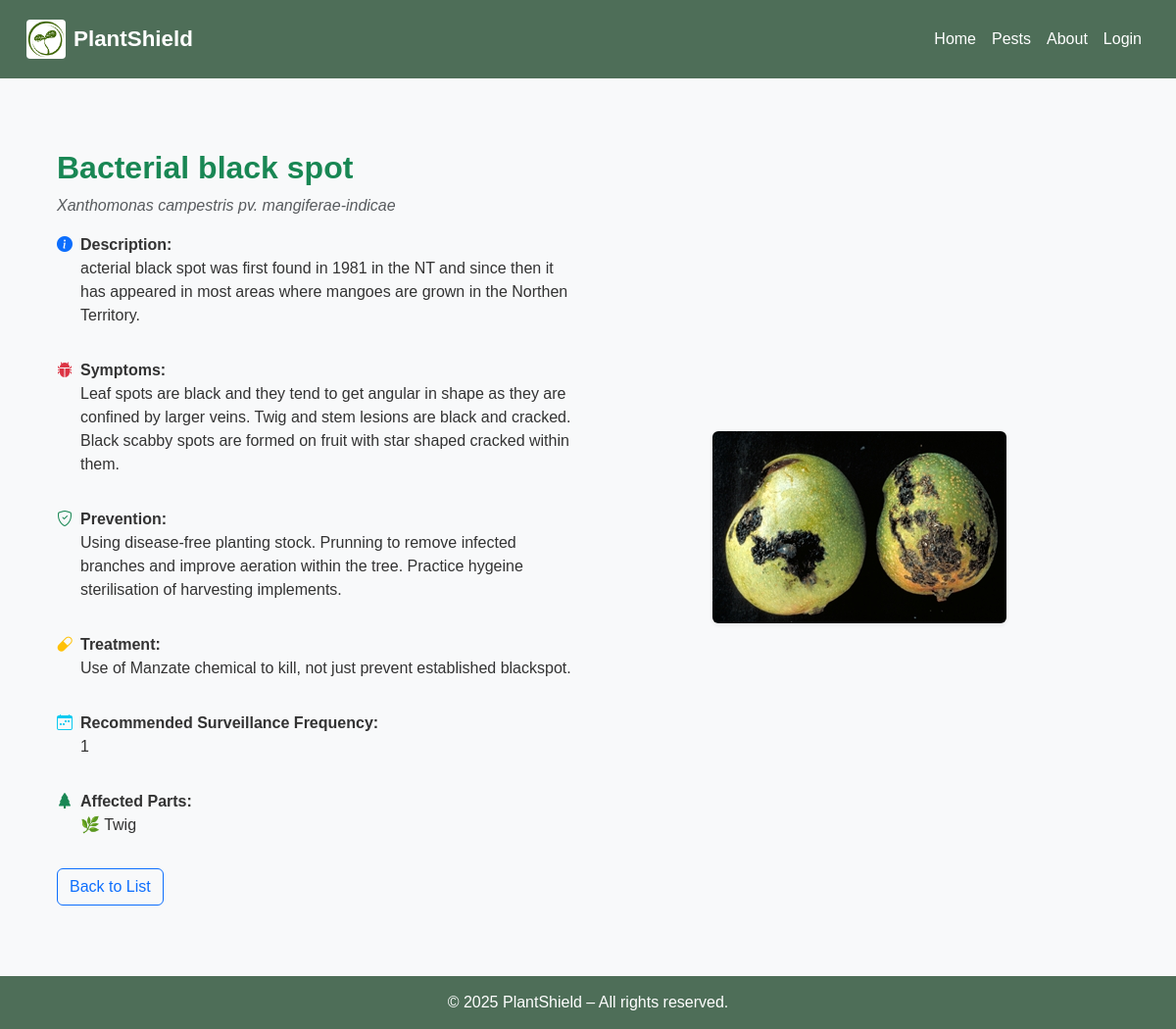
/pests/4/, run on the app's committed database.
### pest_web/models.py (models this page shows, shortened)
class PestDisease(models.Model):
    identifier = models.IntegerField(
        null=False,
        blank=False,
        unique=True,
        default=1,
    )
    name = models.CharField(max_length=100)
    scientific_name = models.CharField(max_length=100)
    description = models.TextField(blank=True)
    image_url = models.CharField(blank=True, max_length=250)
    image_reference = models.TextField(blank=True)
    symptoms = models.TextField()
    prevention = models.TextField()
    treatment = models.TextField()
    affected_parts = models.ManyToManyField(PlantPart)  # Changed to ManyToMany as a pest can affect multiple parts
    recommended_frequency = models.CharField(max_length=100)
    plant_type = models.ForeignKey(PlantType, on_delete=models.SET_NULL, null=True, blank=True) # Using CharField for now, can be ForeignKey if you create PlantType model

class PlantPart(models.Model):
    name = models.CharField(max_length=100)
    description = models.TextField(blank=True)

### pest_web/views.py (the view)
# urls.py: re_path(r'^pests/(?P<pk>\d+)/s*$', PestDiseaseDetailView.as_view(), name='pest_detail'),
class PestDiseaseDetailView(DetailView):
    model = PestDisease
    template_name = 'pests/details.html'
    context_object_name = 'pest'

### pest_web/templates/pests/details.html (shortened to what this page needs)
{% extends "pests/base.html" %}
{% load static %}
{% block content %}
<section class="container my-5 pest-detail">
  <div class="row g-4 align-items-center">
    <div class="col-md-6">
      <h2 class="text-success fw-bold">{{ pest.name }}</h2>
      <p class="text-muted fst-italic">{{ pest.scientific_name }}</p>
      <div class="mb-3 d-flex align-items-start">
        <span class="me-2"><i class="bi bi-info-circle-fill text-primary"></i></span>
        <div>
          <strong>Description:</strong>
          <p>{{ pest.description }}</p>
        </div>
      </div>
      <div class="mb-3 d-flex align-items-start">
        <span class="me-2"><i class="bi bi-bug-fill text-danger"></i></span>
        <div>
          <strong>Symptoms:</strong>
          <p>{{ pest.symptoms }}</p>
        </div>
      </div>
      <div class="mb-3 d-flex align-items-start">
        <span class="me-2"><i class="bi bi-shield-check text-success"></i></span>
        <div>
          <strong>Prevention:</strong>
          <p>{{ pest.prevention }}</p>
        </div>
      </div>
      <div class="mb-3 d-flex align-items-start">
        <span class="me-2"><i class="bi bi-capsule text-warning"></i></span>
        <div>
          <strong>Treatment:</strong>
          <p>{{ pest.treatment }}</p>
        </div>
      </div>
      <div class="mb-3 d-flex align-items-start">
        <span class="me-2"><i class="bi bi-calendar-week text-info"></i></span>
        <div>
          <strong>Recommended Surveillance Frequency:</strong>
          <p>{{ pest.recommended_frequency }}</p>
        </div>
      </div>
      <div class="mb-3 d-flex align-items-start">
        <span class="me-2"><i class="bi bi-tree-fill text-success"></i></span>
        <div>
          <strong>Affected Parts:</strong>
          <ul class="list-unstyled mb-0">
            {% for part in pest.affected_parts.all %}
              <li>🌿 {{ part.name }}</li>
            {% endfor %}
          </ul>
        </div>
      </div>
      <a href="{% url 'pest_list' %}" class="btn btn-outline-primary mt-3">Back to List</a>
    </div>
    <div class="col-md-6 text-center">
      {% if pest.image_url %}
  <img src="{% static pest.image_url %}" alt="{{ pest.name }}" class="img-fluid rounded shadow-sm">
{% else %}
  <img src="{% static 'images/placeholder.png' %}" alt="No image" class="img-fluid rounded shadow-sm">
{% endif %}
    </div>
  </div>
</section>
{% endblock %}

### pest_web/static/css/style.css (style rules this page uses)
* { margin: 0; padding: 0; box-sizing: border-box; }
body { font-family: Arial, sans-serif; background-color: #f8f9fa; color: #333; }

### data on the page
PestDisease: name "Bacterial black spot", scientific_name "Xanthomonas campestris pv. mangiferae-indicae", description "acterial black spot was first found in 1981 in the NT and since then it has appeared in most areas where mangoes are grown in the Northen Territory.", symptoms "Leaf spots are black and they tend to get angular in shape as they are confined by larger veins. Twig and stem lesions are black and cracked. Black scabby spots are formed on fruit with star shaped cracked within them.", prevention "Using disease-free planting stock. Prunning to remove infected branches and improve aeration within the tree. Practice hygeine sterilisation of harvesting implements.", treatment "Use of Manzate chemical to kill, not just prevent established blackspot.", recommended_frequency "1", image_url (picture)
PlantPart: name "Twig"
